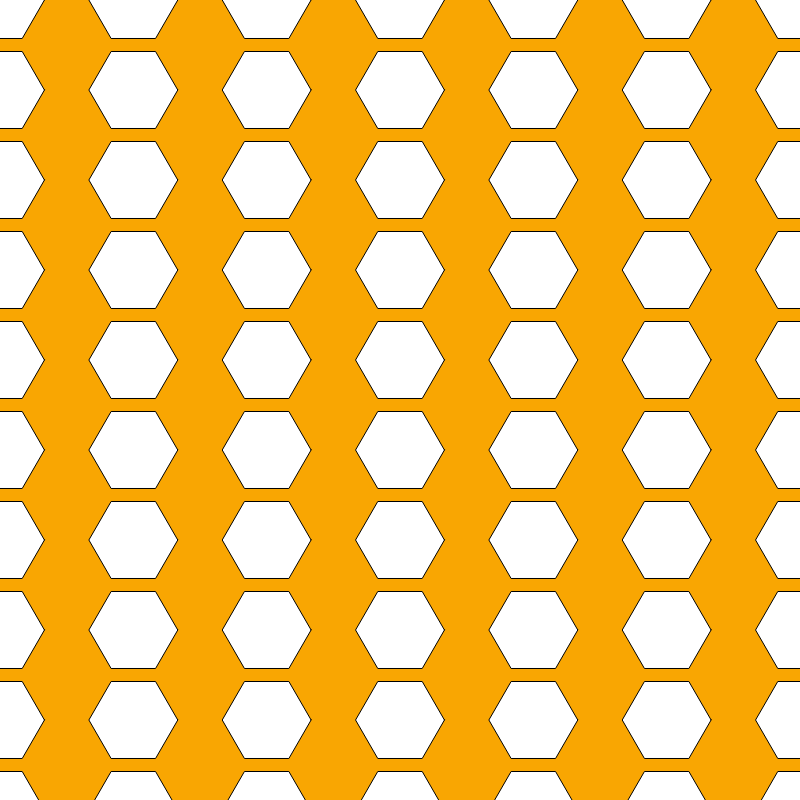
Frame 1 (no input)
Frame 60 (no input): identical to frame 1, image omitted
Frame 120 (the mouse pressed at the canvas centre since frame 60): identical to frame 1, image omitted

The p5.js sketch that drew this single still picture (run headless with seeded random() and noise() and a simulated clock; from frame 60 on, the mouse is pressed at the canvas centre):

// p5.js sketch
// ── sketch.js
let numberOfHexagonsAcross; // defining hexagons across the page
let mySide;                // defining spacing of hexagons
let numberOfHexagonsDown;  // defining hexagons down the page

function setup() {
  createCanvas(800, 800);
  numberOfHexagonsAcross = 18;
  numberOfHexagonsDown = 20; 
}

function draw() {
  background(249,166,2);
  mySide = width/numberOfHexagonsAcross; 
  
  
  for(let j=0; j < numberOfHexagonsDown; j++){
    drawLineOfHexagons(j*90, mySide); // drew line, which helps the spacing of hexs
  }
}

function drawLineOfHexagons(yPosition, sideSize){
    for(let i = 0; i < numberOfHexagonsAcross; i++){
    drawHexagon(3*mySide*i, yPosition, mySide);
  }
}

function drawHexagon(centreX, centreY, sideLength){ 

  polygon(centreX, centreY, sideLength, 6);    //drew hexagon (6 sides)
}

function polygon(x, y, radius, npoints) {   
  let angle = TWO_PI / npoints;
  beginShape();
  for (let a = 0; a < TWO_PI; a += angle) {
    let sx = x + cos(a) * radius;
    let sy = y + sin(a) * radius;
    vertex(sx, sy);
  }
  endShape(CLOSE);
}
